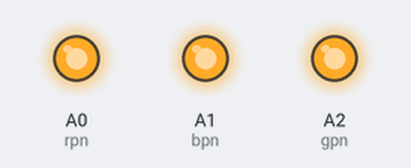
This sketch was run on a simulated Arduino Uno, built with avr-gcc and run on an emulated ATmega328P. On the bench: output pins drawn as LEDs (lit = HIGH).

Above: at 0.5 s.
At 2.5 s:
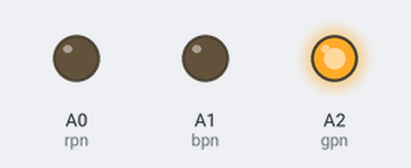
At 3.5 s:
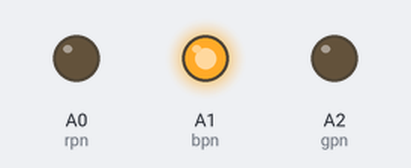
At 4.5 s:
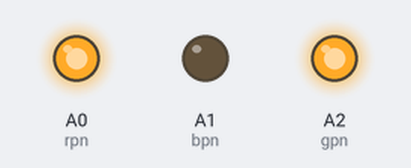
At 6.5 s:
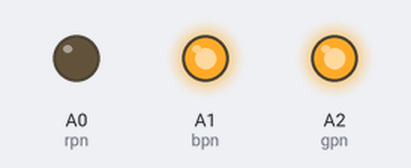
At 8.5 s:
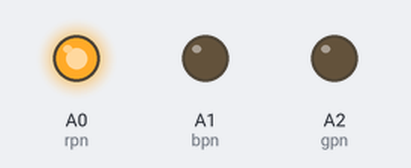
Timing chart, 0 to 9.1 s (numbered marks = the images above):
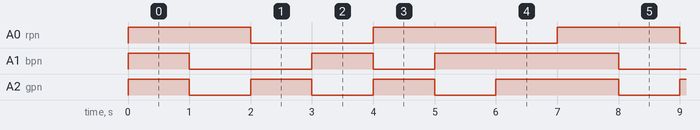

Measured:
- by itself, A0 (rpn): repeats every 7.0 s: LOW 2.0 s, HIGH 2.0 s, LOW 1.0 s, HIGH 2.0 s
- by itself, A1 (bpn): repeats every 7.0 s: LOW 2.0 s, HIGH 1.0 s, LOW 1.0 s, HIGH 3.0 s
- by itself, A2 (gpn): repeats every 7.0 s: 2 × (LOW 1.0 s, HIGH 1.0 s), LOW 1.0 s, HIGH 2.0 s

The sketch:

Lession_04_RGB_primarycolors.ino
```cpp
int rpn=A0;
int gpn=A2;
int bpn=A1;
void setup() {
  pinMode(rpn,OUTPUT);
  pinMode(gpn,OUTPUT);
  pinMode(bpn,OUTPUT);
  Serial.begin(9600);

  // put your setup code here, to run once:
}

void loop() {

  //WHITE COLOR

 analogWrite(rpn,255);
 analogWrite(gpn,255);
 analogWrite(bpn,255);
 delay(1000);
 //RED COLOR
 analogWrite(rpn,255);
 analogWrite(gpn,0);
 analogWrite(bpn,0);
 delay(1000);
 //GREEN COLOR
 analogWrite(rpn,0);
 analogWrite(gpn,255);
 analogWrite(bpn,0);
 delay(1000);
 //BLUE COLOR
 analogWrite(rpn,0);
 analogWrite(gpn,0);
 analogWrite(bpn,255);
 delay(1000);
 //YELLOW COLOR
 analogWrite(rpn,255);
 analogWrite(gpn,255);
 analogWrite(bpn,0);
 delay(1000);
 //PINK COLOR
 analogWrite(rpn,255);
 analogWrite(gpn,0);
 analogWrite(bpn,255);
 delay(1000);
 //SKYBLUE COLOR
analogWrite(rpn,0);
 analogWrite(gpn,255);
 analogWrite(bpn,255);
 delay(1000);

  // put your main code here, to run repeatedly:
}
```
